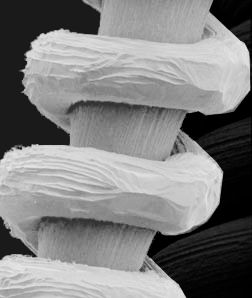
#> input picture Image_dataset/tungstenio.tif, 252 x 298 px, found by its file name
$ jupyter execute 'A5 - Realce local.ipynb'   (shell and % lines are left out)
#> lines starting #> are read from the running program, lines starting #| are printed output that depends on the picture
# 1 Realce local de histograma

[cell 1]
print("*********************************************************************");
print('****        Código criado pelo Prof. Dr. Thiago Statella         ****');
print('****        Disciplina: Processamento Digital de Imagens         ****');
print('****  Instituto Federal de Educação, Ciência e Tecnologia de MT  ****');
print('*********************************************************************');
print(' ');
print(' ');

[cell 2]

import numpy as np # as imagens são lidas como numpy arrays
from matplotlib import pyplot as plt # é preciso chamar os submódulos
from skimage import io,img_as_float, img_as_ubyte, img_as_uint
from skimage.exposure import histogram
import datetime as dt
import math

[cell 3]
print("*********************************************************************");
print('****        Código criado pelo Prof. Dr. Thiago Statella         ****');
print('****        Disciplina: Processamento Digital de Imagens         ****');
print('****  Instituto Federal de Educação, Ciência e Tecnologia de MT  ****');
print('*********************************************************************');

[cell 4]
def data_info(img):
    print(f"Classe: {type(img)}")
    print(f"Tipo de variável: {img.dtype}")
    print(f"Min, max: {img.min(),img.max()}")
    print(f"Dimensões: {img.shape}")

[cell 5]
Get = io.imread('tungstenio.tif')
#> Get is the input picture: shape (298, 252); min 0, max 231, mean 128.1
data_info(Get)
#| Classe: <class 'numpy.ndarray'>
#| Tipo de variável: uint8
#| Min, max: (0, 231)
#| Dimensões: (298, 252)

hist, hist_centers = histogram(Get)# histograma da imagem. hist_centers são os centros dos bins.
#> hist = 232 values, max 7762 at index 26, min 0 at index 117, mean 323.7; hist_centers = 232 values from 0 to 231
#Para imagens do tioi int, cada tom de cinza é seu próprio bin.

fig, ax = plt.subplots(ncols=2, figsize=(8, 4),
                        gridspec_kw={'width_ratios':[1,2]},
                        constrained_layout=True);
ax[0].imshow(Get, vmin=0, vmax=255, cmap='gray')
ax[0].set_title(Get.shape);
#ax[0].axis('off')

ax[1].plot(hist_centers, hist)
ax[1].set_title('Histograma');
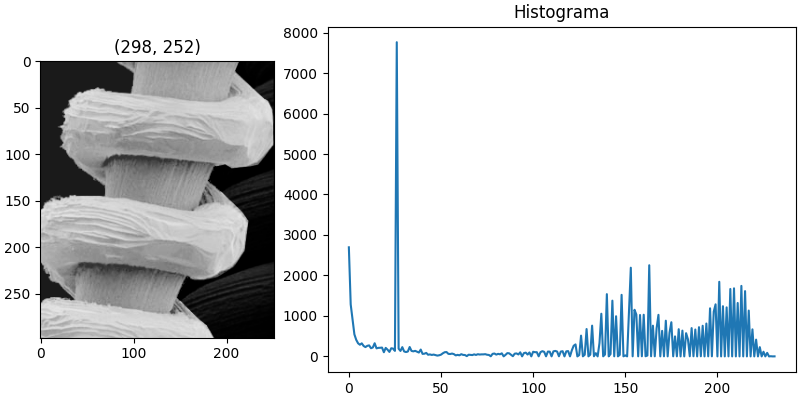
#> figure drawn by matplotlib, 2 panels; panel 2: curve peaks at x = 26, y = 7762

[cell 6]
Get = Get.astype(float)
Out = Get.copy()
k0 = 0.4
k1 = 0.02
k2 = 0.4
E  = 4.0

mG   = Get.mean()
#> mG = 128.1
stdG = Get.std()
#> stdG = 75.31
m = Get.shape[0]
#> m = 298
n = Get.shape[1]
#> n = 252

cont = 0.0
for i in np.arange(1,m-2):
    for j in np.arange(1,n-2):
        Viz = np.array([Get[i-1:i+2,j-1:j+2]])
        mL   = Viz.mean()
        stdL = Viz.std()
        if mL <= (k0 * mG) and ((k1 * stdG) <= stdL <= (k2 * stdG)):
              Out[i,j] = E * Get[i,j]
              cont = cont +  1
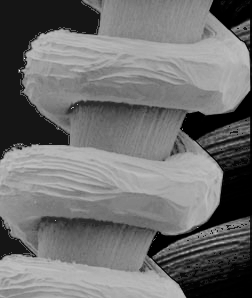
#> Out: shape (298, 252) float64; min 0, max 304, mean 133.5; drawn with min black and max white
#> after the loop, cont = 6956

[cell 7]
print(cont)
#| 6956.0

[cell 8]
data_info(Out)
#| Classe: <class 'numpy.ndarray'>
#| Tipo de variável: float64
#| Min, max: (0.0, 304.0)
#| Dimensões: (298, 252)
#Out = Out.astype(int)

fig, ax = plt.subplots(1,2)
ax[0].imshow(Get,cmap='gray')
ax[1].imshow(Out,cmap='gray')
print(Viz)
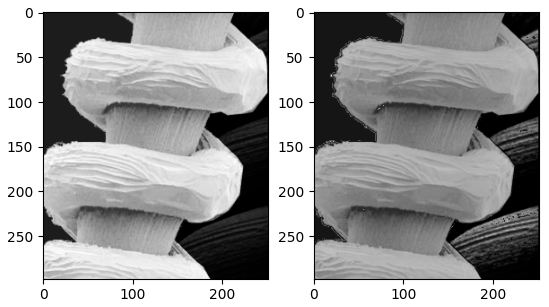
#> figure drawn by matplotlib, 2 panels

[cell 9]
hist2, hist_centers2 = histogram(Out)# histograma da imagem. hist_centers são os centros dos bins.
#> hist2 = 256 values, max 7445 at index 21, min 0 at index 98, mean 293.3; hist_centers2 = 256 values from 0.594 to 303.4
#Para imagens do tioi int, cada tom de cinza é seu próprio bin.

fig, ax = plt.subplots(ncols=2, figsize=(8, 4),
                        gridspec_kw={'width_ratios':[1,2]},
                        constrained_layout=True);
ax[0].imshow(Out, vmin=0, vmax=255, cmap='gray')
ax[0].set_title(Get.shape);
#ax[0].axis('off')

ax[1].plot(hist_centers2, hist2,label='realce',linewidth=1)
ax[1].plot(hist_centers,hist,label='original',linewidth=1)
ax[1].grid()
ax[1].legend()
ax[1].set_title('Histograma');
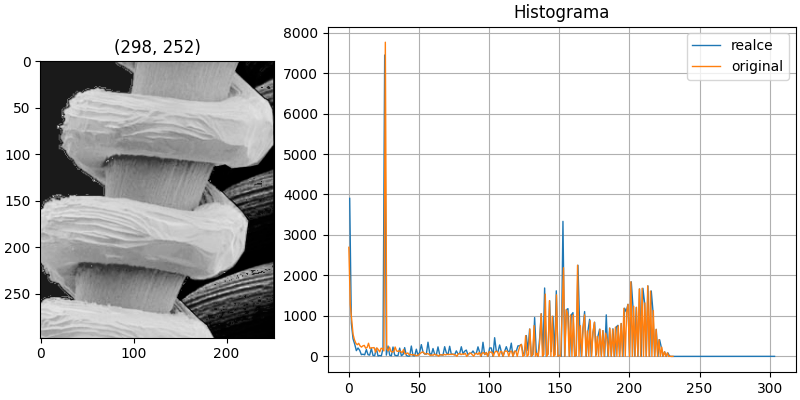
#> figure drawn by matplotlib, 2 panels; panel 2: curve peaks at x = 25.53, y = 7445; panel 2: curve peaks at x = 26, y = 7762
